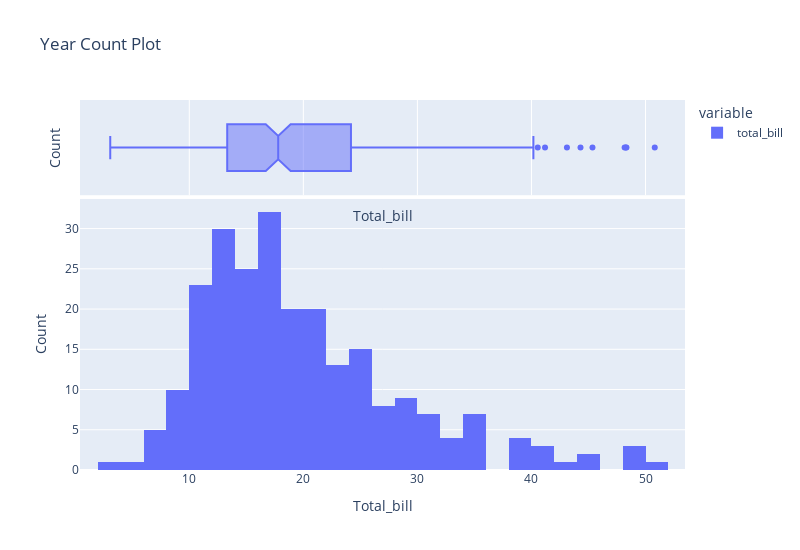

Notebook source saved alongside this figure:
### Code cell
fig = px.histogram(df.total_bill, marginal="box", title="Year Count Plot") # "rug" or "box", or "violin"
fig.update_layout(width=800, height=550) # unit is pixels!
fig.update_xaxes(title_text='Total_bill')
fig.update_yaxes(title_text='Count')

### Figure 1 — Plotly figure (JSON) as saved in the notebook; plotly's stock layout.template omitted (floating-point values rounded to 4 significant figures; data arrays with more than 128 entries replaced by an {"elided": "..."} marker saying what was removed)
{"data": [{"alignmentgroup": "True", "bingroup": "x", "hovertemplate": "variable=total_bill<br>value=%{x}<br>count=%{y}<extra></extra>", "legendgroup": "total_bill", "marker": {"color": "#636efa", "pattern": {"shape": ""}}, "name": "total_bill", "offsetgroup": "total_bill", "orientation": "v", "showlegend": true, "type": "histogram", "x": {"elided": "244 float values"}, "xaxis": "x", "yaxis": "y"}, {"alignmentgroup": "True", "hovertemplate": "variable=total_bill<br>value=%{x}<extra></extra>", "legendgroup": "total_bill", "marker": {"color": "#636efa"}, "name": "total_bill", "notched": true, "offsetgroup": "total_bill", "showlegend": false, "type": "box", "x": {"elided": "244 float values"}, "xaxis": "x2", "yaxis": "y2"}], "layout": {"barmode": "relative", "height": 550, "legend": {"title": {"text": "variable"}, "tracegroupgap": 0}, "title": {"text": "Year Count Plot"}, "width": 800, "xaxis": {"anchor": "y", "domain": [0, 1], "title": {"text": "Total_bill"}}, "xaxis2": {"anchor": "y2", "domain": [0, 1], "matches": "x", "showgrid": true, "showticklabels": false, "title": {"text": "Total_bill"}}, "yaxis": {"anchor": "x", "domain": [0, 0.7326], "title": {"text": "Count"}}, "yaxis2": {"anchor": "x2", "domain": [0.7426, 1], "matches": "y2", "showgrid": false, "showline": false, "showticklabels": false, "ticks": "", "title": {"text": "Count"}}}}
